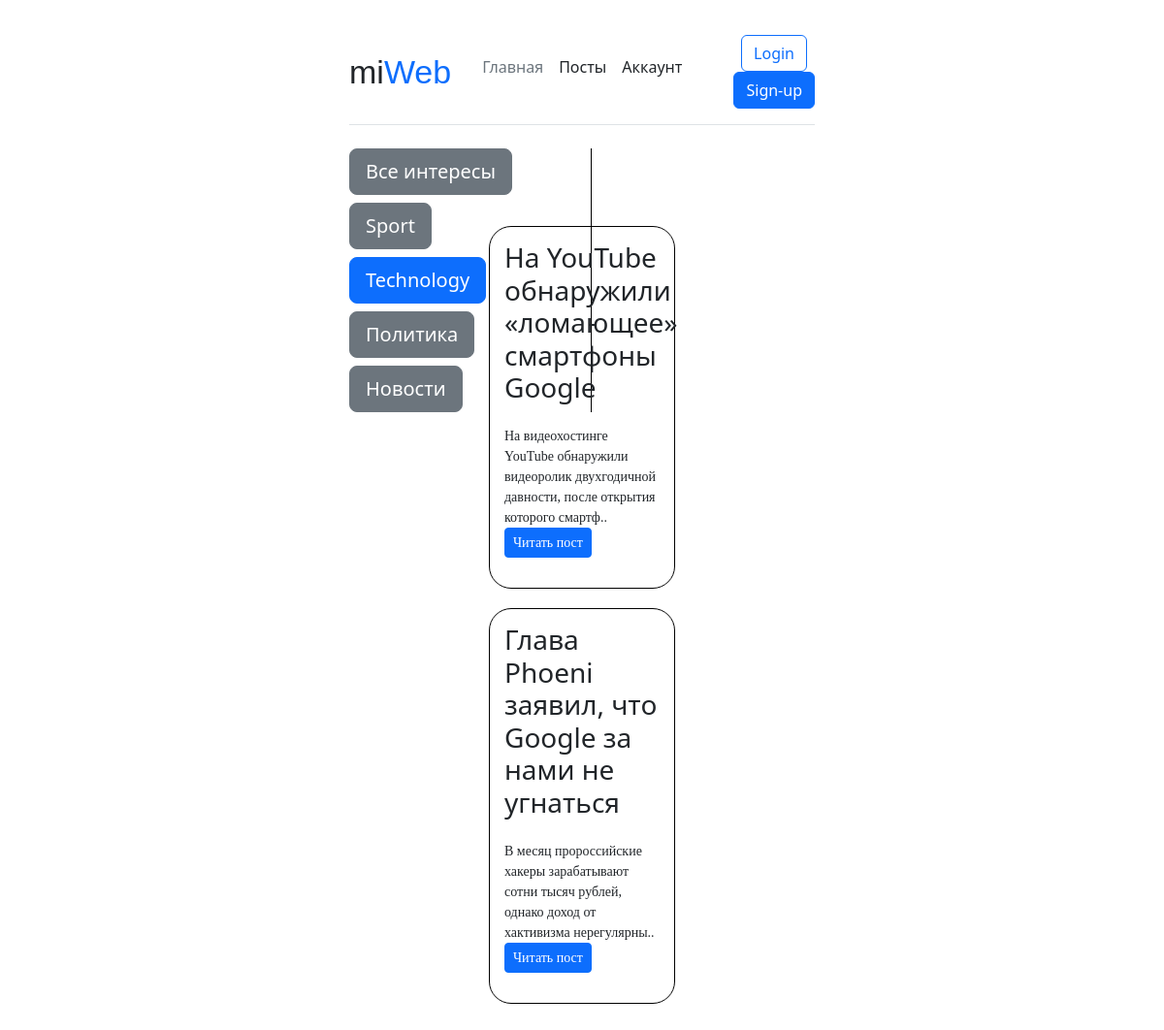
The app's page /category/2/ with its own data.
### main/models.py (models this page shows, shortened)
class Category(models.Model):
    name = models.CharField(max_length=50, db_index=True)
    class Meta:
        verbose_name = 'Категория'
        verbose_name_plural = 'Категории'
    def __str__(self):
        return self.name
    def get_absolute_url(self):
        return reverse('category',kwargs={'cat_id': self.pk})

class Posts(models.Model):
    title = models.CharField(max_length=150)
    description = models.TextField(null=True)
    date_posted = models.DateTimeField(auto_now_add=True)
    author = models.CharField(max_length=15)
    cat = models.ForeignKey('Category', on_delete=models.CASCADE)
    class Meta:
        verbose_name = 'Пост'
        verbose_name_plural = 'Посты'
    def get_absolute_url(self):
        return reverse('post',kwargs={'post_id': self.pk})

### main/views.py (the view)
# urls.py: path('category/<int:cat_id>/', views.show_category, name='category'),
def show_category(request, cat_id):
    posts = Posts.objects.filter(cat_id=cat_id)
    cat_name = Category.objects.get(id=cat_id)
    if len(posts) == 0:
        raise Http404()
    return render(request,'main/category_detail.html',{'cat_id': cat_id, 'posts': posts, 'cat_selected':cat_id, 'cat_name':cat_name})

### main/templatetags/main_tags.py (called while the page is built)
@register.inclusion_tag('main/list_categories.html')
def show_categories(cat_selected=0):
    cats = Category.objects.all()
    return {'cats':cats, 'cat_selected':cat_selected}

### main/templates/main/category_detail.html (shortened to what this page needs)
{% extends 'main/base.html' %}
{% load main_tags %}
{% block content %}
    {% for post in posts %}
        <div class="post">
            <h3 class="title">{{ post.title }}</h3><br>
            {% autoescape on %}
                <p class="desc">
                    {{ post.description| slice:":100" }}.. <a class="btn btn-primary btn-sm" role="button" href="{{ post.get_absolute_url }}">Читать пост</a>
                </p>
            {% endautoescape %}
        </div>
    {% endfor %}
{% endblock content %}

### main/templates/main/list_categories.html (shortened to what this page needs)
{% for cat in cats %}
      {% if cat.posts_set.exists %}
      {% if cat.pk == cat_selected %}
            <h4 class="btn btn-primary btn-lg">{{ cat }}</h4>
            {% else %}
                <h4><a class="btn btn-secondary btn-lg" href="{{ cat.get_absolute_url }}">{{ cat }}</a></h4>
         {% endif %}
      {% endif %}
{% endfor %}

### main/static/main/css/styles.css (style rules this page uses)
.post { border:1px solid black; margin: 0 auto; width:40%; padding:15px; border-radius:23px; margin-bottom: 20px; position:relative; bottom:200px }
.post p { margin-top:-10px; font-family:Verdana; font-size:14px; }

### records on screen
Category: name "Sport"
Category: name "Technology"
Category: name "Политика"
Category: name "Новости"
Posts: title "На YouTube обнаружили «ломающее» смартфоны Google", description "На видеохостинге YouTube обнаружили видеоролик двухгодичной давности, после открытия которого смартф"
Posts: title "Глава Phoeni заявил, что Google за нами не угнаться", description "В месяц пророссийские хакеры зарабатывают сотни тысяч рублей, однако доход от хактивизма нерегулярны"
